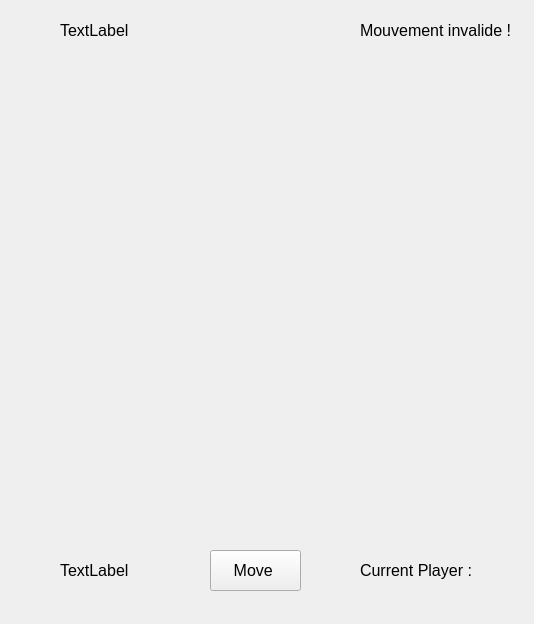
<?xml version="1.0" encoding="UTF-8"?>
<ui version="4.0">
 <class>MainWindow</class>
 <widget class="QMainWindow" name="MainWindow">
  <property name="geometry">
   <rect>
    <x>0</x>
    <y>0</y>
    <width>534</width>
    <height>624</height>
   </rect>
  </property>
  <property name="minimumSize">
   <size>
    <width>0</width>
    <height>0</height>
   </size>
  </property>
  <property name="windowTitle">
   <string>MainWindow</string>
  </property>
  <property name="animated">
   <bool>true</bool>
  </property>
  <widget class="QWidget" name="centralwidget">
   <widget class="QWidget" name="gridLayoutWidget">
    <property name="geometry">
     <rect>
      <x>10</x>
      <y>70</y>
      <width>511</width>
      <height>461</height>
     </rect>
    </property>
    <layout class="QGridLayout" name="gridLayout"/>
   </widget>
   <widget class="QWidget" name="gridLayoutWidget_2">
    <property name="geometry">
     <rect>
      <x>10</x>
      <y>10</y>
      <width>41</width>
      <height>41</height>
     </rect>
    </property>
    <layout class="QGridLayout" name="whiteMarbleCpt"/>
   </widget>
   <widget class="QLabel" name="whiteLabelCpt">
    <property name="geometry">
     <rect>
      <x>60</x>
      <y>10</y>
      <width>81</width>
      <height>41</height>
     </rect>
    </property>
    <property name="font">
     <font>
      <pointsize>12</pointsize>
     </font>
    </property>
    <property name="text">
     <string>TextLabel</string>
    </property>
   </widget>
   <widget class="QWidget" name="gridLayoutWidget_3">
    <property name="geometry">
     <rect>
      <x>10</x>
      <y>550</y>
      <width>41</width>
      <height>41</height>
     </rect>
    </property>
    <layout class="QGridLayout" name="blackMarbleCpt_2"/>
   </widget>
   <widget class="QLabel" name="blackLabelCpt">
    <property name="geometry">
     <rect>
      <x>60</x>
      <y>550</y>
      <width>81</width>
      <height>41</height>
     </rect>
    </property>
    <property name="font">
     <font>
      <pointsize>12</pointsize>
     </font>
    </property>
    <property name="text">
     <string>TextLabel</string>
    </property>
   </widget>
   <widget class="QLabel" name="currPlayerLabel">
    <property name="geometry">
     <rect>
      <x>360</x>
      <y>550</y>
      <width>111</width>
      <height>41</height>
     </rect>
    </property>
    <property name="font">
     <font>
      <pointsize>12</pointsize>
      <underline>false</underline>
     </font>
    </property>
    <property name="text">
     <string>Current Player : </string>
    </property>
   </widget>
   <widget class="QPushButton" name="moveButton">
    <property name="geometry">
     <rect>
      <x>210</x>
      <y>550</y>
      <width>91</width>
      <height>41</height>
     </rect>
    </property>
    <property name="font">
     <font>
      <pointsize>12</pointsize>
     </font>
    </property>
    <property name="text">
     <string>Move </string>
    </property>
   </widget>
   <widget class="QWidget" name="gridLayoutWidget_4">
    <property name="geometry">
     <rect>
      <x>480</x>
      <y>550</y>
      <width>41</width>
      <height>41</height>
     </rect>
    </property>
    <layout class="QGridLayout" name="currPlayerMarble"/>
   </widget>
   <widget class="QLabel" name="errorLabel">
    <property name="geometry">
     <rect>
      <x>360</x>
      <y>10</y>
      <width>161</width>
      <height>41</height>
     </rect>
    </property>
    <property name="font">
     <font>
      <pointsize>12</pointsize>
     </font>
    </property>
    <property name="text">
     <string>Mouvement invalide !</string>
    </property>
   </widget>
  </widget>
  <widget class="QMenuBar" name="menubar">
   <property name="geometry">
    <rect>
     <x>0</x>
     <y>0</y>
     <width>534</width>
     <height>21</height>
    </rect>
   </property>
  </widget>
 </widget>
 <resources/>
 <connections/>
</ui>
